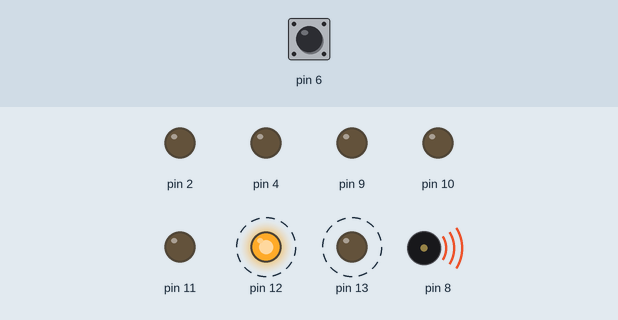
Simulated run of this sketch. Board: Arduino Uno, built with avr-gcc and run on an emulated ATmega328P. On the bench: output pins drawn as LEDs (lit = HIGH), buzzer (waves = sounding). Dashed ring = blinking. Inputs (shaded band) come from the test bench; at power-on: pin 6 HIGH.

Above: at 1.7 s.
1.8 s: pin 6 pulled LOW for 0.5 s
At 3.02 s:
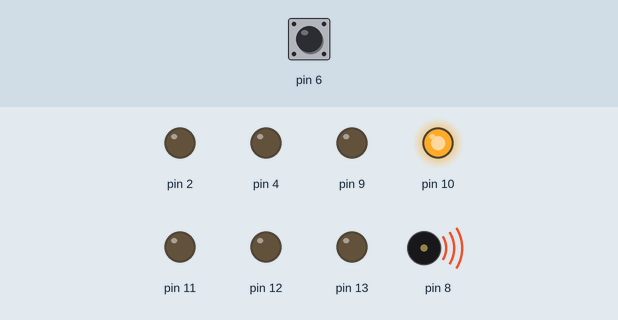
4.8 s: pin 6 pulled LOW for 1 s
At 8.7 s:
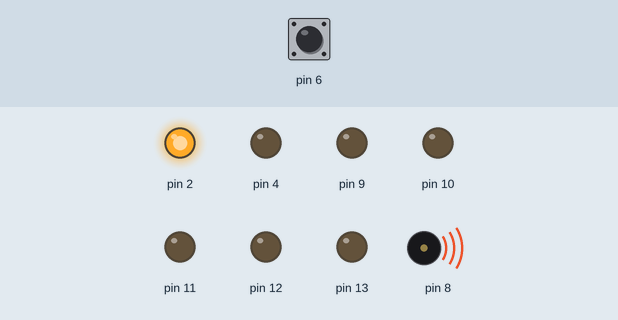
8.8 s: pin 6 pulled LOW for 3.2 s
At 10.85 s:
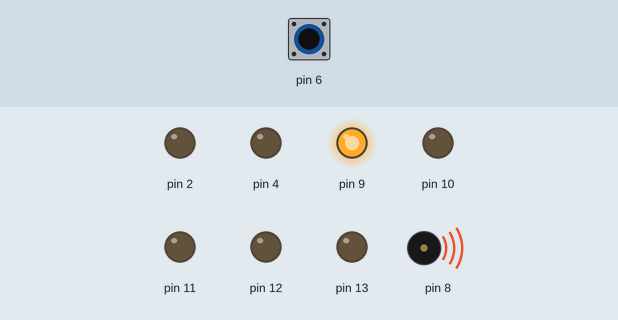
Timing chart, 0 to 19.5 s (numbered marks = the images above; inputs shaded):
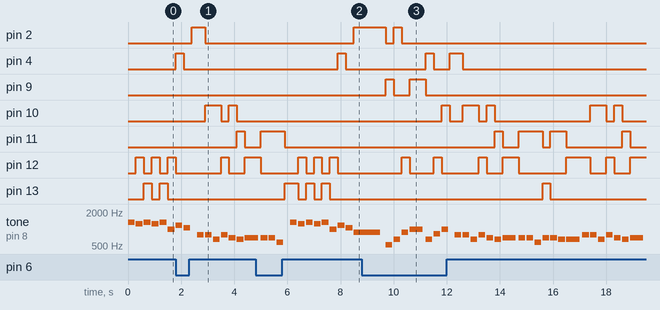

Measured:
- after the input at 1.8 s, pin 9: stays LOW (without the input it goes to HIGH after 1.8 s); pin 10: LOW → HIGH after 1.1 s, → LOW 0.60 s later, → HIGH 0.30 s later, → LOW 0.30 s later; pin 11: LOW → HIGH after 2.3 s, → LOW 0.30 s later
- after the input at 4.8 s, pin 2: LOW → HIGH after 3.7 s; pin 4: LOW → HIGH after 3.1 s, → LOW 0.30 s later; pin 10: stays LOW (without the input it goes to HIGH after 2.9 s); pin 11: goes on until 5.9 s, then stays LOW
- after the input at 8.8 s, pin 2: goes on until 10.3 s, then stays LOW; pin 9: goes on until 11.2 s, then stays LOW; pin 11: LOW → HIGH after 5.0 s, → LOW 0.30 s later, → HIGH 0.60 s later, → LOW 0.90 s later, … (8 changes in this stretch)
- by itself, tone on pin 8: plays 523 Hz for 0.25 s, 659 Hz for 0.25 s, 880 Hz for 0.25 s, 988 Hz for 0.50 s, 659 Hz for 0.25 s, 831 Hz for 0.25 s … (28 notes in this stretch)

The sketch:

sketch_may12a.ino
```cpp
#define NOTE_B0  31
#define NOTE_C1  33
#define NOTE_CS1 35
#define NOTE_D1  37
#define NOTE_DS1 39
#define NOTE_E1  41
#define NOTE_F1  44
#define NOTE_FS1 46
#define NOTE_G1  49
#define NOTE_GS1 52
#define NOTE_A1  55
#define NOTE_AS1 58
#define NOTE_B1  62
#define NOTE_C2  65
#define NOTE_CS2 69
#define NOTE_D2  73
#define NOTE_DS2 78
#define NOTE_E2  82
#define NOTE_F2  87
#define NOTE_FS2 93
#define NOTE_G2  98
#define NOTE_GS2 104
#define NOTE_A2  110
#define NOTE_AS2 117
#define NOTE_B2  123
#define NOTE_C3  131
#define NOTE_CS3 139
#define NOTE_D3  147
#define NOTE_DS3 156
#define NOTE_E3  165
#define NOTE_F3  175
#define NOTE_FS3 185
#define NOTE_G3  196
#define NOTE_GS3 208
#define NOTE_A3  220
#define NOTE_AS3 233
#define NOTE_B3  247
#define NOTE_C4  262
#define NOTE_CS4 277
#define NOTE_D4  294
#define NOTE_DS4 311
#define NOTE_E4  330
#define NOTE_F4  349
#define NOTE_FS4 370
#define NOTE_G4  392
#define NOTE_GS4 415
#define NOTE_A4  440
#define NOTE_AS4 466
#define NOTE_B4  494
#define NOTE_C5  523
#define NOTE_CS5 554
#define NOTE_D5  587
#define NOTE_DS5 622
#define NOTE_E5  659
#define NOTE_F5  698
#define NOTE_FS5 740
#define NOTE_G5  784
#define NOTE_GS5 831
#define NOTE_A5  880
#define NOTE_AS5 932
#define NOTE_B5  988
#define NOTE_C6  1047
#define NOTE_CS6 1109
#define NOTE_D6  1175
#define NOTE_DS6 1245
#define NOTE_E6  1319
#define NOTE_F6  1397
#define NOTE_FS6 1480
#define NOTE_G6  1568
#define NOTE_GS6 1661
#define NOTE_A6  1760
#define NOTE_AS6 1865
#define NOTE_B6  1976
#define NOTE_C7  2093
#define NOTE_CS7 2217
#define NOTE_D7  2349
#define NOTE_DS7 2489
#define NOTE_E7  2637
#define NOTE_F7  2794
#define NOTE_FS7 2960
#define NOTE_G7  3136
#define NOTE_GS7 3322
#define NOTE_A7  3520
#define NOTE_AS7 3729
#define NOTE_B7  3951
#define NOTE_C8  4186
#define NOTE_CS8 4435
#define NOTE_D8  4699
#define NOTE_DS8 4978

int melody[]={
  NOTE_E6,NOTE_DS6,NOTE_E6,NOTE_DS6,NOTE_E6,NOTE_B5,NOTE_D6,NOTE_C6,NOTE_A5,
  NOTE_C5,NOTE_E5,NOTE_A5,NOTE_B5,
  NOTE_E5,NOTE_GS5,NOTE_B5,NOTE_C5,
  NOTE_E5,NOTE_E6,NOTE_DS6,NOTE_E6,NOTE_DS6,NOTE_E6,NOTE_B5,NOTE_D6,NOTE_C6,NOTE_A5,
  NOTE_C5,NOTE_E5,NOTE_A5,NOTE_B5,
  NOTE_E5,NOTE_C6,NOTE_B5,NOTE_A5
};

int noteDurations[]={
  4,4,4,4,4,4,4,4,1,
  4,4,4,2,
  4,4,4,1,
  4,4,4,4,4,4,4,4,4,1,
  4,4,4,2,
  4,4,4,1
};

int melody2[]={
  NOTE_G5,NOTE_G5,NOTE_E5,NOTE_G5,NOTE_F5,NOTE_E5,NOTE_F5,
  NOTE_F5,NOTE_F5,NOTE_D5,NOTE_F5,NOTE_F5,NOTE_E5,NOTE_E5,
  NOTE_G5,NOTE_G5,NOTE_E5,NOTE_G5,NOTE_F5,NOTE_E5,NOTE_F5,
  NOTE_F5,NOTE_F5,NOTE_E5,NOTE_D5,NOTE_C5,NOTE_C5,NOTE_C5
};

int noteDurations2[]={
  4,4,4,4,4,4,2,
  4,4,4,4,4,4,2,
  4,4,4,4,4,4,2,
  4,4,4,4,4,4,1
};

void setup() {
  // put your setup code here, to run once:
  pinMode(6,INPUT_PULLUP);
  pinMode(2,OUTPUT);
  pinMode(13,OUTPUT);
  pinMode(12,OUTPUT);
  pinMode(11,OUTPUT);
  pinMode(10,OUTPUT);
  pinMode(9,OUTPUT);
  pinMode(4,OUTPUT);


}
byte previousState=1,presentState=1,patterNumber=0;
void loop() {
  // put your main code here, to run repeatedly:


  if(patterNumber==0){
    for(int thisNote=0;thisNote<35;thisNote++){
    int noteDuration=1000/noteDurations[thisNote];
    tone(8,melody[thisNote],noteDuration);
    int pauseBetweenNotes=noteDuration*1.2;
    delay(pauseBetweenNotes);
    noTone(8);

    if(melody[thisNote]==NOTE_C5||melody[thisNote]==NOTE_C6)digitalWrite(2,HIGH);
    else digitalWrite(2,LOW);
    if(melody[thisNote]==NOTE_DS6)digitalWrite(13,HIGH);
    else digitalWrite(13,LOW);
    if(melody[thisNote]==NOTE_E5||melody[thisNote]==NOTE_E6)digitalWrite(12,HIGH);
    else digitalWrite(12,LOW);
    if(melody[thisNote]==NOTE_F5)digitalWrite(11,HIGH);
    else digitalWrite(11,LOW);
    if(melody[thisNote]==NOTE_GS5)digitalWrite(10,HIGH);
    else digitalWrite(10,LOW);
    if(melody[thisNote]==NOTE_A5)digitalWrite(9,HIGH);
    else digitalWrite(9,LOW);
    if(melody[thisNote]==NOTE_B5)digitalWrite(4,HIGH);
    else digitalWrite(4,LOW);
      previousState=digitalRead(6);
  if(presentState==0&&previousState==1){
    patterNumber++;
    if(patterNumber>1){
      patterNumber=0;}
      thisNote=35;
  }
  presentState=previousState;
  }}
  else{
    for(int thisNote=0;thisNote<28;thisNote++){
    int noteDuration=1000/noteDurations2[thisNote];
    tone(8,melody2[thisNote],noteDuration);
    int pauseBetweenNotes=noteDuration*1.2;
    delay(pauseBetweenNotes);
    noTone(8);
    if(melody2[thisNote]==NOTE_C5)digitalWrite(2,HIGH);
    else digitalWrite(2,LOW);
    if(melody2[thisNote]==NOTE_D5)digitalWrite(13,HIGH);
    else digitalWrite(13,LOW);
    if(melody2[thisNote]==NOTE_E5)digitalWrite(12,HIGH);
    else digitalWrite(12,LOW);
    if(melody2[thisNote]==NOTE_F5)digitalWrite(11,HIGH);
    else digitalWrite(11,LOW);
    if(melody2[thisNote]==NOTE_G5)digitalWrite(10,HIGH);
    else digitalWrite(10,LOW);
    if(melody2[thisNote]==NOTE_A5)digitalWrite(9,HIGH);
    else digitalWrite(9,LOW);
    if(melody2[thisNote]==NOTE_B5)digitalWrite(4,HIGH);
    else digitalWrite(4,LOW);

      previousState=digitalRead(6);
  if(presentState==0&&previousState==1){
    patterNumber++;
    if(patterNumber>1){
      patterNumber=0;}
      thisNote=28;
  }
  presentState=previousState;
  }}

  delay(200);
}
```
